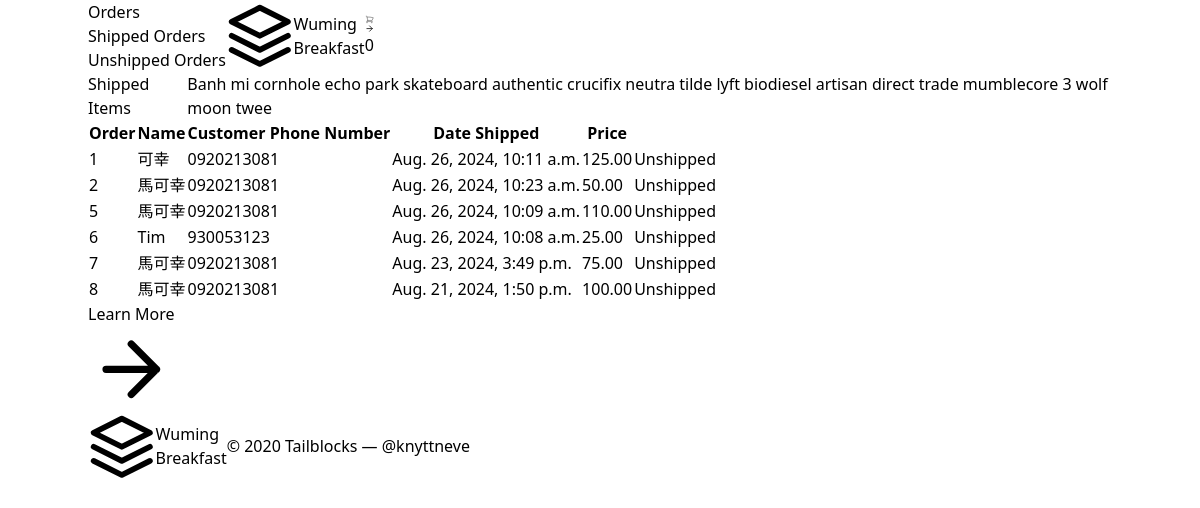
Before: /payment/shipped_dash/ (signed in) with the older database file.
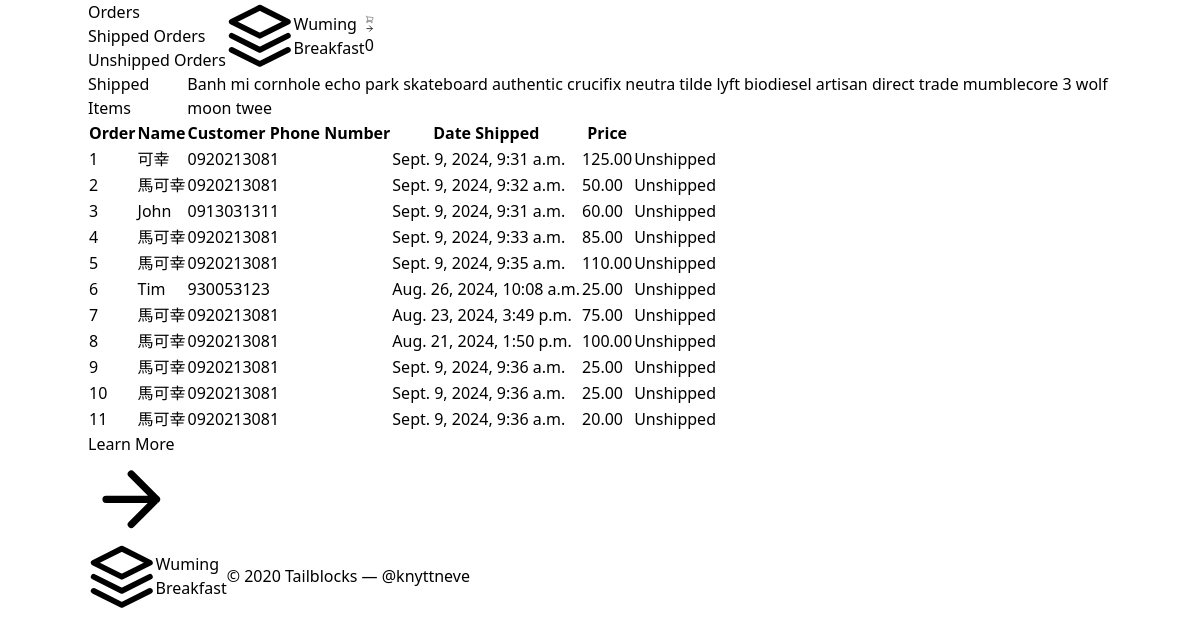
After: the same page with the newer database file.
### payment/models.py (models this page shows, shortened)
class Order(models.Model):
    user = models.ForeignKey(User, on_delete=models.CASCADE, blank=True, null=True)
    full_nammes = models.CharField(max_length=200)
    phone = models.CharField(max_length=200)
    email = models.EmailField(max_length=200, blank=True, null=True)
    shipping_address = models.TextField(max_length=200, blank=True, null=True)
    amount_paid = models.DecimalField(max_digits=6, decimal_places=2)
    date_added = models.DateTimeField(auto_now_add=True)
    shipped = models.BooleanField(default=False)
    date_shipped = models.DateTimeField(blank=True, null=True)

### payment/views.py (the view, shortened to what this page needs)
# urls.py: path('shipped_dash/', views.shipped_dash, name='shipped_dash'),
def shipped_dash(request):
    if request.user.is_authenticated and request.user.is_superuser:
        orders = Order.objects.filter(shipped=True)
        return render(request, 'payment/shipped_dash.html',{"orders": orders})
    else:
        messages.error(request, 'You are not authorized to view this page!')
        return redirect('index')

### cart/cart.py (called while the page is built)
    def __len__(self):
        return len(self.cart)

### cart/context_proccessors.py (called while the page is built)
def cart(request):
    return {'cart': Cart(request)}

### payment/templates/payment/shipped_dash.html (shortened to what this page needs)
{% extends 'wuming/base.html' %}
{% block content %}
<section class="text-gray-600 body-font">
    <div class="container px-5 py-24 mx-auto">
      <div class="flex flex-col text-center w-full mb-20">
        <h1 class="sm:text-4xl text-3xl font-medium title-font mb-2 text-gray-900">Shipped Items</h1>
        <p class="lg:w-2/3 mx-auto leading-relaxed text-base">Banh mi cornhole echo park skateboard authentic crucifix neutra tilde lyft biodiesel artisan direct trade mumblecore 3 wolf moon twee</p>
      </div>
      <div class="lg:w-2/3 w-full mx-auto overflow-auto">
        <table class="table-auto w-full text-left whitespace-no-wrap">
            <thead>
              <tr>
                <th class="px-4 py-3 title-font tracking-wider font-medium text-gray-900 text-sm bg-gray-300 rounded-tl rounded-bl">Order</th>
                <th class="px-4 py-3 title-font tracking-wider font-medium text-gray-900 text-sm bg-gray-300 rounded-tl rounded-bl">Name</th>
                <th class="px-4 py-3 title-font tracking-wider font-medium text-gray-900 text-sm bg-gray-300">Customer Phone Number</th>
                <th class="px-4 py-3 title-font tracking-wider font-medium text-gray-900 text-sm bg-gray-300">Date Shipped</th>
                <th class="px-4 py-3 title-font tracking-wider font-medium text-gray-900 text-sm bg-gray-300">Price</th>
                <th class="w-10 title-font tracking-wider font-medium text-gray-900 text-sm bg-gray-300 rounded-tr rounded-br"></th>
              </tr>
            </thead>
            <tbody>
              {% for item in orders %}
              <tr>
                <td class="px-4 py-3"><a href="{% url 'order_detail' item.id %}">{{ item.id }}</a></td>
                <td class="px-4 py-3">{{ item.full_nammes }}</td>
                <td class="px-4 py-3">{{ item.phone }}</td>
                <td class="px-4 py-3">{{ item.date_shipped }}</td>
                <td class="px-4 py-3 text-lg text-gray-900">{{ item.amount_paid }}</td>
                <td class="w-10 text-center">
                  <form method="POST">
                    <button class="flex ml-auto text-white bg-red-500 border-0 py-2 px-6 focus:outline-none hover:bg-red-600 rounded">
                      Unshipped
                    </button>
                  </form>
                </td>
              </tr>
              {% endfor %}
            </tbody>
          </table>
      </div>
      <div class="flex pl-4 mt-4 lg:w-2/3 w-full mx-auto">
        <a class="text-yellow-500 inline-flex items-center md:mb-2 lg:mb-0">Learn More
          <svg fill="none" stroke="currentColor" stroke-linecap="round" stroke-linejoin="round" stroke-width="2" class="w-4 h-4 ml-2" viewBox="0 0 24 24">
            <path d="M5 12h14M12 5l7 7-7 7"></path>
          </svg>
        </a>
      </div>
    </div>
</section>
{% endblock %}

Changed rows visible on the page:
changed Order "可幸": date_shipped "Aug. 26, 2024, 10:11 a.m." → "Sept. 9, 2024, 9:31 a.m."
changed Order id 2: date_shipped "Aug. 26, 2024, 10:23 a.m." → "Sept. 9, 2024, 9:32 a.m."
now on this page (row edited): Order: id "3", full_nammes "John", phone "0913031311", date_shipped "Sept. 9, 2024, 9:31 a.m.", amount_paid "60.00"
now on this page (row edited): Order: id "4", full_nammes "馬可幸", phone "0920213081", date_shipped "Sept. 9, 2024, 9:33 a.m.", amount_paid "85.00"
changed Order id 5: date_shipped "Aug. 26, 2024, 10:09 a.m." → "Sept. 9, 2024, 9:35 a.m."
now on this page (row edited): Order: id "9", full_nammes "馬可幸", phone "0920213081", date_shipped "Sept. 9, 2024, 9:36 a.m.", amount_paid "25.00"
now on this page (row edited): Order: id "10", full_nammes "馬可幸", phone "0920213081", date_shipped "Sept. 9, 2024, 9:36 a.m.", amount_paid "25.00"
now on this page (row edited): Order: id "11", full_nammes "馬可幸", phone "0920213081", date_shipped "Sept. 9, 2024, 9:36 a.m.", amount_paid "20.00"
